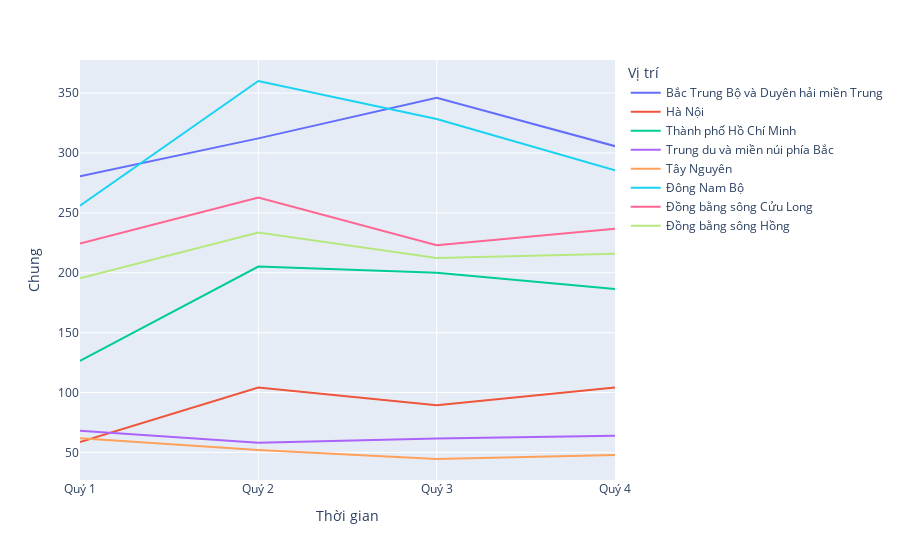

Here is the notebook cell this chart was saved with:
### Code cell
data = df.groupby(['Vị trí', 'Thời gian'])['Chung'].sum().reset_index()
fig = px.line(data, x="Thời gian", y="Chung", color="Vị trí")
fig.show()

### Figure 1 — Plotly figure (JSON) as saved in the notebook; plotly's stock layout.template omitted (floating-point values rounded to 4 significant figures)
{"data": [{"hovertemplate": "Vị trí=Bắc Trung Bộ và Duyên hải miền Trung<br>Thời gian=%{x}<br>Chung=%{y}<extra></extra>", "legendgroup": "Bắc Trung Bộ và Duyên hải miền Trung", "line": {"color": "#636efa", "dash": "solid"}, "marker": {"symbol": "circle"}, "mode": "lines", "name": "Bắc Trung Bộ và Duyên hải miền Trung", "orientation": "v", "showlegend": true, "type": "scatter", "x": ["Quý 1", "Quý 2", "Quý 3", "Quý 4"], "xaxis": "x", "y": [280.5, 312.2, 346.1, 305.7], "yaxis": "y"}, {"hovertemplate": "Vị trí=Hà Nội<br>Thời gian=%{x}<br>Chung=%{y}<extra></extra>", "legendgroup": "Hà Nội", "line": {"color": "#EF553B", "dash": "solid"}, "marker": {"symbol": "circle"}, "mode": "lines", "name": "Hà Nội", "orientation": "v", "showlegend": true, "type": "scatter", "x": ["Quý 1", "Quý 2", "Quý 3", "Quý 4"], "xaxis": "x", "y": [58.7, 104.1, 89.4, 104.1], "yaxis": "y"}, {"hovertemplate": "Vị trí=Thành phố Hồ Chí Minh<br>Thời gian=%{x}<br>Chung=%{y}<extra></extra>", "legendgroup": "Thành phố Hồ Chí Minh", "line": {"color": "#00cc96", "dash": "solid"}, "marker": {"symbol": "circle"}, "mode": "lines", "name": "Thành phố Hồ Chí Minh", "orientation": "v", "showlegend": true, "type": "scatter", "x": ["Quý 1", "Quý 2", "Quý 3", "Quý 4"], "xaxis": "x", "y": [126.4, 205.2, 200.1, 186.4], "yaxis": "y"}, {"hovertemplate": "Vị trí=Trung du và miền núi phía Bắc<br>Thời gian=%{x}<br>Chung=%{y}<extra></extra>", "legendgroup": "Trung du và miền núi phía Bắc", "line": {"color": "#ab63fa", "dash": "solid"}, "marker": {"symbol": "circle"}, "mode": "lines", "name": "Trung du và miền núi phía Bắc", "orientation": "v", "showlegend": true, "type": "scatter", "x": ["Quý 1", "Quý 2", "Quý 3", "Quý 4"], "xaxis": "x", "y": [68, 58.1, 61.7, 64], "yaxis": "y"}, {"hovertemplate": "Vị trí=Tây Nguyên<br>Thời gian=%{x}<br>Chung=%{y}<extra></extra>", "legendgroup": "Tây Nguyên", "line": {"color": "#FFA15A", "dash": "solid"}, "marker": {"symbol": "circle"}, "mode": "lines", "name": "Tây Nguyên", "orientation": "v", "showlegend": true, "type": "scatter", "x": ["Quý 1", "Quý 2", "Quý 3", "Quý 4"], "xaxis": "x", "y": [61.8, 52.1, 44.5, 47.8], "yaxis": "y"}, {"hovertemplate": "Vị trí=Đông Nam Bộ<br>Thời gian=%{x}<br>Chung=%{y}<extra></extra>", "legendgroup": "Đông Nam Bộ", "line": {"color": "#19d3f3", "dash": "solid"}, "marker": {"symbol": "circle"}, "mode": "lines", "name": "Đông Nam Bộ", "orientation": "v", "showlegend": true, "type": "scatter", "x": ["Quý 1", "Quý 2", "Quý 3", "Quý 4"], "xaxis": "x", "y": [256, 360.1, 328.4, 285.6], "yaxis": "y"}, {"hovertemplate": "Vị trí=Đồng bằng sông Cửu Long<br>Thời gian=%{x}<br>Chung=%{y}<extra></extra>", "legendgroup": "Đồng bằng sông Cửu Long", "line": {"color": "#FF6692", "dash": "solid"}, "marker": {"symbol": "circle"}, "mode": "lines", "name": "Đồng bằng sông Cửu Long", "orientation": "v", "showlegend": true, "type": "scatter", "x": ["Quý 1", "Quý 2", "Quý 3", "Quý 4"], "xaxis": "x", "y": [224.4, 262.8, 222.9, 236.8], "yaxis": "y"}, {"hovertemplate": "Vị trí=Đồng bằng sông Hồng<br>Thời gian=%{x}<br>Chung=%{y}<extra></extra>", "legendgroup": "Đồng bằng sông Hồng", "line": {"color": "#B6E880", "dash": "solid"}, "marker": {"symbol": "circle"}, "mode": "lines", "name": "Đồng bằng sông Hồng", "orientation": "v", "showlegend": true, "type": "scatter", "x": ["Quý 1", "Quý 2", "Quý 3", "Quý 4"], "xaxis": "x", "y": [195.3, 233.6, 212.3, 215.9], "yaxis": "y"}], "layout": {"legend": {"title": {"text": "Vị trí"}, "tracegroupgap": 0}, "margin": {"t": 60}, "xaxis": {"anchor": "y", "domain": [0, 1], "title": {"text": "Thời gian"}}, "yaxis": {"anchor": "x", "domain": [0, 1], "title": {"text": "Chung"}}}}
